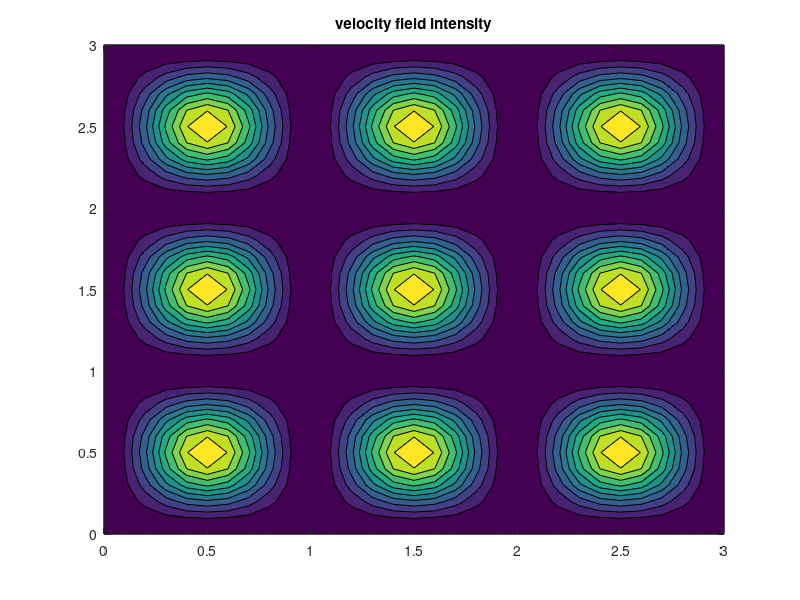
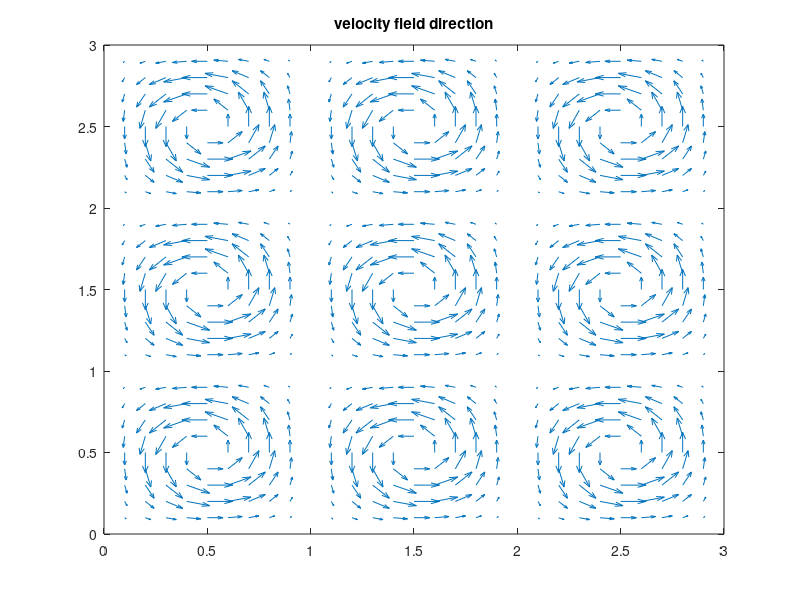

Here is the MATLAB script that generated these plots, in order:
x = 0:0.1:3;
y = 0:0.1:3;
[X,Y] = meshgrid(x,y);
Psi = (1/pi)*sin(pi*X).^2.*sin(pi*Y).^2;
u_x =  2*(sin(pi*X).^2).*(sin(pi*Y)).*(cos(pi*Y));   
u_y = -2*(sin(pi*Y).^2).*(sin(pi*X)).*(cos(pi*X)); 
figure;
contourf(X,Y,Psi)
title('velocity field intensity')
figure;
quiver(X,Y,u_x,u_y)
title('velocity field direction')